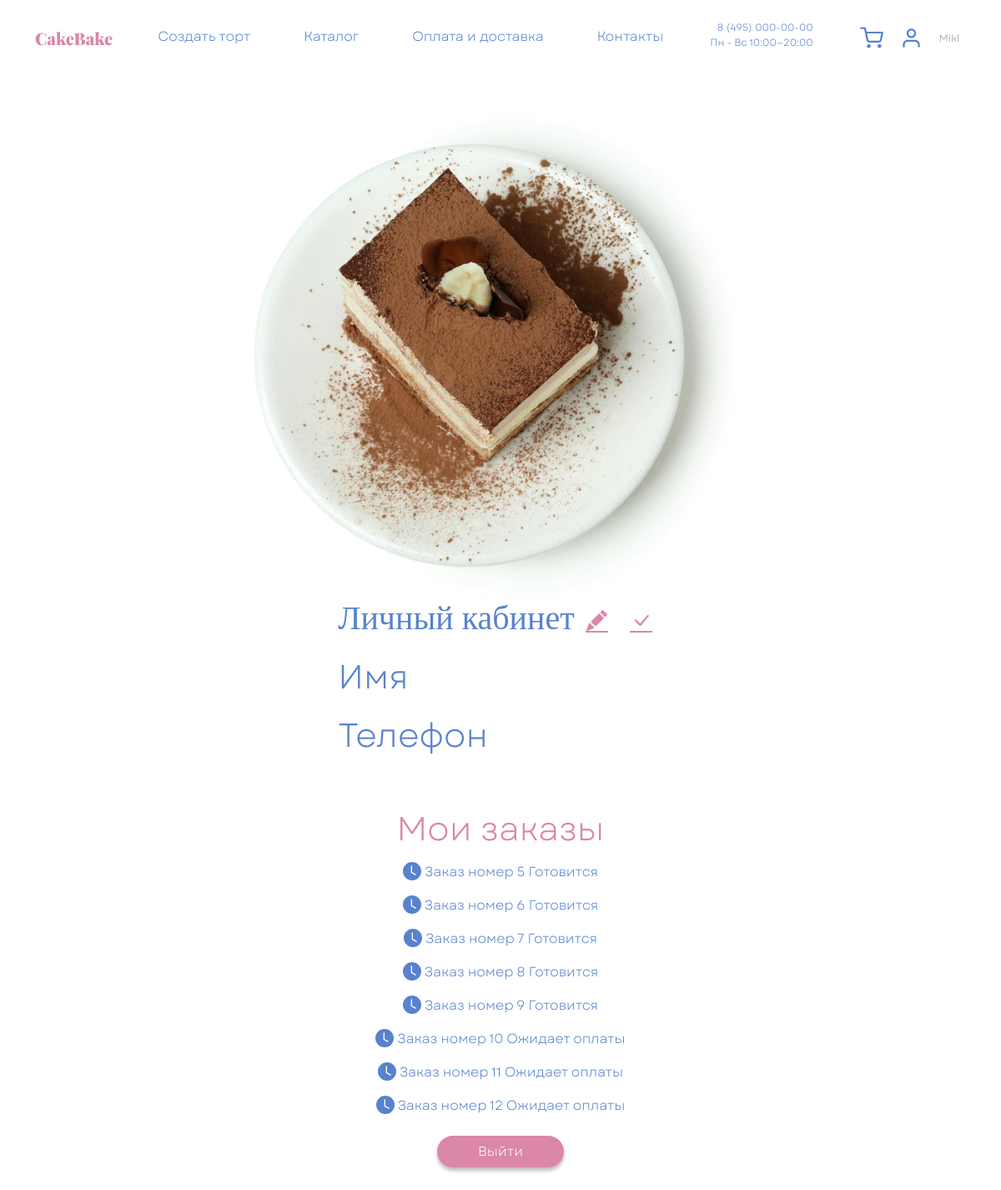
The page /lk/ (signed in) on the database as committed earlier.
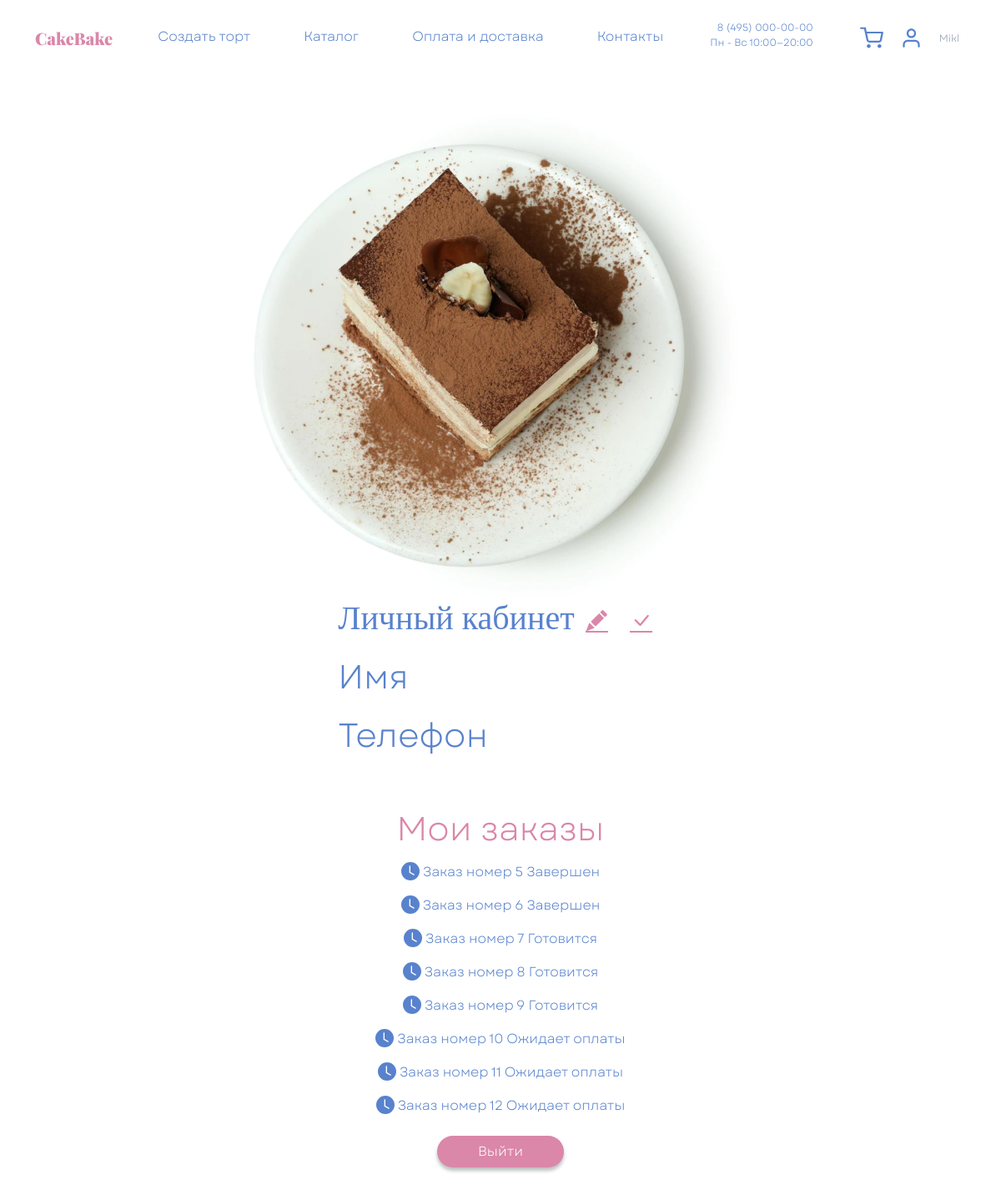
The same page on the database as committed later.
### database/models.py (models this page shows, shortened)
class Customer(AbstractUser):
    username = None
    email = None
    first_name = None
    last_name = None
    name = models.CharField(
        'Имя покупателя',
        max_length=100,
        default='',
        blank=True,
    )
    phone_number = models.CharField(
        'Номер телефона',
        max_length=20,
        unique=True,
    )
    address = models.CharField(
        'Адрес',
        max_length=300,
        null=True,
        blank=True,
    )
    date_joined = models.DateTimeField(
        'Дата регистрации',
        default=timezone.now
    )
    REQUIRED_FIELDS = ['name']
    USERNAME_FIELD = 'phone_number'
    objects = CustomerManager()
    class Meta:
        verbose_name = 'Покупатель'
        verbose_name_plural = 'Покупатели'

class Order(models.Model):
    PAYMENT = 'Payment'
    PREPARING = 'Preparing'
    IN_DELIVERY = 'In delivery'
    COMPLETED = 'Completed'
    STATUSES = [
        (PAYMENT, 'Ожидает оплаты'),
        (PREPARING, 'Готовится'),
        (IN_DELIVERY, 'Доставляется'),
        (COMPLETED, 'Завершен'),
    ]
    number = models.AutoField(
        'Номер заказа',
        primary_key=True,
        unique=True
    )
    user = models.ForeignKey(
        'Customer',
        on_delete=models.SET_NULL,
        null=True,
        related_name='orders',
        verbose_name='Заказчик'
    )
    layers = models.ForeignKey(
        'Layer',
        verbose_name='Количество слоев',
        on_delete=models.SET_NULL,
        related_name='orders',
        null=True,
    )
    shape = models.ForeignKey(
        'Shape',
        on_delete=models.SET_NULL,
        related_name='orders',
        null=True,
        verbose_name='Форма'
    )
    topping = models.ForeignKey(
        'Topping',
        on_delete=models.SET_DEFAULT,
        related_name='orders',
        default='1',
        verbose_name='Топпинг'
    )
    berries = models.ForeignKey(
        'Berries',
        on_delete=models.SET_DEFAULT,
        related_name='orders',
        default='1',
        verbose_name='Ягоды'
    )
    decor = models.ForeignKey(
        'Decor',
        on_delete=models.SET_DEFAULT,
        related_name='orders',
        default='1',
        verbose_name='Украшение'
    )
    text = models.CharField(
        'Надпись на торте',
        max_length=100,
        blank=True
    )
    comments = models.TextField(
        'Комментарий',
        blank=True
    )
    price = models.DecimalField(
        'Цена',
        default=0,
        max_digits=10,
        decimal_places=2
    )
    promocode = models.ForeignKey(
        'Promocode',
        on_delete=models.SET_NULL,
        verbose_name='Промокод',
        related_name='orders',
        null=True,
        blank=True,
    )
    creation_date = models.DateTimeField(
        'Дата создания заказа',
        default=timezone.now,
    )
    address = models.TextField(
        'Адрес доставки',
        blank=True,
        default=''
    )
    status = models.CharField(
        'Статус заказа',
        max_length=20,
        choices=STATUSES,
        default=PAYMENT,
    )
    delivery_date = models.DateTimeField(
        'Дата и время доставки',
        default=None,
        null=True,
        blank=True
    )
    delivery_details = models.TextField(
        'Комментарии для курьера',
        blank=True,
        default='',
    )
    payment_id = models.CharField(
        'id оплаты',
        max_length=50,
        null=True,
        blank=True,
    )
    feedback = models.TextField(
        'Отзыв о заказе',
        blank=True,
        default=''
    )
    class Meta:
        verbose_name = 'Заказ'
        verbose_name_plural = 'Заказы'

### database/views.py (the view)
# urls.py: path('lk/', login_required(login_url='index')(LKView.as_view()), name='lk'),
class LKView(UpdateView):
    model = Customer
    fields = ['name', 'phone_number']
    template_name = 'lk.html'
    success_url = '.'
    def get_context_data(self, **kwargs):
        context = super().get_context_data(**kwargs)
        context['orders'] = Customer.objects.filter(id=self.request.user.id).first().orders.all()
        return context
    def get_object(self):
        return Customer.objects.filter(id=self.request.user.id).first()

### database/models.py (called while the page is built)
    def __str__(self) -> str:
        return f"{self.num_layers}"

    def __str__(self) -> str:
        return f"{self.name}"

    def __str__(self) -> str:
        return f"{self.name}"

    def __str__(self) -> str:
        return f"{self.name}"

    def __str__(self) -> str:
        return f"{self.name}"

### templates/lk.html (shortened to what this page needs)
<!DOCTYPE html>
{% load static %}
<html lang="ru">
<head>
	<link href="https://cdn.jsdelivr.net/npm/bootstrap@5.0.2/dist/css/bootstrap.min.css" rel="stylesheet">
	<link rel="stylesheet" href="{% static 'Style.css' %}">
</head>
<body>
<nav class="navbar navbar-expand-xl navbar-light fixed-top bg-white py-4">
	<div class="container">
		<a class="navbar-brand" href="{% url 'index' %}">
			<img src="{% static 'img/Logo.svg' %}" alt="CakeBake">
		</a>
		<div class="collapse navbar-collapse justify-content-end" id="navbar">
			<ul class="navbar-nav">
				<li class="nav-item me-5">
					<a class="nav-link fw-lighter cake_blue" href="{% url 'index' %}#step3">Создать торт</a>
				</li>
				<li class="nav-item me-5">
					<a class="nav-link fw-lighter cake_blue" href="{% url 'index' %}#step2">Каталог</a>
				</li>
				<li class="nav-item me-5">
					<a class="nav-link fw-lighter cake_blue" href="{% url 'index' %}#step4">Оплата и доставка</a>
				</li>
				<li class="nav-item me-5">
					<a class="nav-link fw-lighter cake_blue" href="{% url 'index' %}#Contacts">Контакты</a>
				</li>
				<li class="nav-item d-block d-xl-flex flex-column align-items-end me-5">
					<small class="fw-lighter text-decoration-none fs_12 cake_blue">8 (495) 000-00-00</small>
					<small class="fw-lighter text-decoration-none fs_12 cake_blue">Пн - Вс 10:00—20:00</small>
				</li>
				<li class="nav-item d-flex align-items-center">
					<a class="nav-link fw-lighter me-1 cake_blue position-relative" href="#">
						<img src="{% static 'img/shopping-cart.svg' %}" alt="">
					</a>
					<a class="nav-link fw-lighter me-1 cake_blue position-relative" href="#">
						<img src="{% static 'img/user.svg' %}" alt="">
					</a>
					<a class="nav-link fw-lighter cake_grey fs_12" href="#">
						{{user.name}}
					</a>
				</li>
			</ul>
		</div>
	</div>
</nav>
<div class="container mt-header mb-5">
	<div class="row mt-5">
		<div class="col-12 col-xxl-6 d-flex justify-content-center">
			<div><img src="{% static 'img/Cake2.png' %}" alt=""></div>
		</div>
		<div class="col-12 col-xxl-6 d-flex flex-column justify-content-center align-items-center align-items-xxl-start" id="LK">
			<v-form :validation-schema="Schema" @submit="ApplyChanges">
				<div class="d-flex w-100 justify-content-center justify-content-xxl-between align-items-center">
					<h1 class="font_Gogh fs_40 cake_blue">Личный кабинет </h1>
					<button v-if="!Edit" @click="Edit = true" class="btn shadow-none align-self-center">
					</button>
					<button v-if="Edit" type="submit" class="btn shadow-none align-self-center">
					</button>
				</div>
				<div class="d-flex">
					<ul class="list-group">
						<li class="list-group-item border-0 ps-0">
							<span class="fs_40 cake_blue">Имя</span>
						</li>
						<li class="list-group-item border-0 ps-0">
							<h1 class="fs_40 cake_blue">Телефон</h1>
						</li>
					</ul>
					<ul class="list-group">
						<li class="list-group-item border-0 py-61 position-relative">
							<v-field v-model="Name" type="text" name="name_format" id="name" :readonly="!Edit" class="form-control my-2 i cake__textinput"></v-field>
						</li>
						<li class="list-group-item border-0 py-61 position-relative">
							<v-field v-model="Phone" type="text" name="phone_format" id="phone" :readonly="!Edit" class="form-control my-2 cake__textinput"></v-field>
						</li>
					</ul>
				</div>
			</v-form>
			<h2 class="fs_40 cake_pink mt-5">Мои заказы</h2>
			{% if not orders %}
			<span class="cake_grey">У вас еще нет заказов.</span>
			<p class="cake_grey">Вы можете добавить торт из <a href="{% url 'index' %}#step2" class="text-decoration-none cake_pink">Каталога</a> или <a href="{% url 'index' %}#step3" class="text-decoration-none cake_pink">Создать свой</a>.</p>
			<span class="cake_grey">Есть вопросы?</span>
			<span class="cake_grey">Воспользуйтесь нашим <a href="https://vk.com/devmanorg" class="text-decoration-none cake_pink">чат-ботом</a>.</span>
			{% else %}
			{% for order in orders %}
			<section class="my-2">
				<span class="cake_blue lk__order d-flex" data-bs-toggle="modal" data-bs-target="#OrderModal{{ forloop.counter }}">
					{% if order.status == 'Payment' %}
					<svg xmlns="http://www.w3.org/2000/svg" width="22" height="22" fill="currentColor" class="bi bi-clock-fill" viewBox="0 0 16 16">
						<path d="M16 8A8 8 0 1 1 0 8a8 8 0 0 1 16 0zM8 3.5a.5.5 0 0 0-1 0V9a.5.5 0 0 0 .252.434l3.5 2a.5.5 0 0 0 .496-.868L8 8.71V3.5z"/>
					</svg>
					{% elif order.status == 'Preparing' %}
					<svg xmlns="http://www.w3.org/2000/svg" width="22" height="22" fill="currentColor" class="bi bi-clock-fill" viewBox="0 0 16 16">
						<path d="M16 8A8 8 0 1 1 0 8a8 8 0 0 1 16 0zM8 3.5a.5.5 0 0 0-1 0V9a.5.5 0 0 0 .252.434l3.5 2a.5.5 0 0 0 .496-.868L8 8.71V3.5z"/>
					</svg>
					{% elif order.status == 'In delivery' %}
					<svg xmlns="http://www.w3.org/2000/svg" width="22" height="22" fill="currentColor" class="bi bi-clock-fill" viewBox="0 0 16 16">
						<path d="M16 8A8 8 0 1 1 0 8a8 8 0 0 1 16 0zM8 3.5a.5.5 0 0 0-1 0V9a.5.5 0 0 0 .252.434l3.5 2a.5.5 0 0 0 .496-.868L8 8.71V3.5z"/>
					</svg>
					{% elif order.status == 'Completed' %}
					<svg xmlns="http://www.w3.org/2000/svg" width="22" height="22" fill="currentColor" class="bi bi-clock-fill" viewBox="0 0 16 16">
						<path d="M16 8A8 8 0 1 1 0 8a8 8 0 0 1 16 0zM8 3.5a.5.5 0 0 0-1 0V9a.5.5 0 0 0 .252.434l3.5 2a.5.5 0 0 0 .496-.868L8 8.71V3.5z"/>
					</svg>
					{% endif %}
					<span class="ms-1">Заказ номер {{ order.number }}  {{order.get_status_display}}</span>
				</span>
			</section>
			{% endfor %}
			{% endif %}
			<form method="get" action="{% url 'logout' %}">
				<button class="btn text-white rounded-pill align-self-end px-5 mt-3 shadow-none cake__button cake__bg_pink">Выйти</button>
			</form>
		</div>
	</div>
</div>
</body>
</html>

### static/Style.css (style rules this page uses)
.font_Gogh { font-family: Gogh; }
html { height: 100%; }
* { font-family: Garet, serif; font-size: 16px; font-weight: normal; }
body { background-color: white; min-height: 100%; display: grid; grid-template-rows: auto 1fr auto; }
.mt-header { margin-top: calc(58px + 1.6rem); }
.cake_pink { color: #DA87A9 !important; }
.cake__bg_pink { background-color: #DA87A9 !important; }
.cake_blue { color: #5882CD !important; }
.cake_grey { color: #8C99AA !important; }
.cake__button { box-shadow: 0 4px 4px rgba(0, 0, 0, 0.25) !important; border-radius: 15px; }
.cake__textinput { border: 1px solid #8C99AA; border-radius: 15px; color: #5882CD !important; }
li .cake__textinput:read-only { box-shadow: none; border: 1px solid white; background-color: white; color: #5882CD; }
.lk__order { cursor: pointer; }
.fs_12 { font-size: 12px; }
.fs_40 { font-size: 40px; }
.py-61 { padding-top: 0.61rem; padding-bottom: 0.61rem; }

Rows that differ between the two databases and show on the page:
changed Order id 5: status "Готовится" → "Завершен"
changed Order id 6: status "Готовится" → "Завершен"
